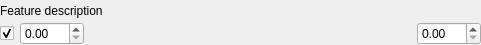
<?xml version="1.0" encoding="UTF-8"?>
<ui version="4.0">
 <class>Form</class>
 <widget class="QWidget" name="Form">
  <property name="geometry">
   <rect>
    <x>0</x>
    <y>0</y>
    <width>481</width>
    <height>45</height>
   </rect>
  </property>
  <property name="sizePolicy">
   <sizepolicy hsizetype="Expanding" vsizetype="Minimum">
    <horstretch>0</horstretch>
    <verstretch>0</verstretch>
   </sizepolicy>
  </property>
  <property name="windowTitle">
   <string>Form</string>
  </property>
  <layout class="QVBoxLayout" name="verticalLayout">
   <property name="spacing">
    <number>0</number>
   </property>
   <property name="leftMargin">
    <number>0</number>
   </property>
   <property name="topMargin">
    <number>0</number>
   </property>
   <property name="rightMargin">
    <number>0</number>
   </property>
   <property name="bottomMargin">
    <number>0</number>
   </property>
   <item>
    <widget class="QLabel" name="label">
     <property name="text">
      <string>Feature description</string>
     </property>
    </widget>
   </item>
   <item>
    <layout class="QHBoxLayout" name="horizontalLayout">
     <property name="spacing">
      <number>6</number>
     </property>
     <item>
      <widget class="QCheckBox" name="checkBox">
       <property name="text">
        <string/>
       </property>
       <property name="checked">
        <bool>true</bool>
       </property>
      </widget>
     </item>
     <item>
      <widget class="SpinBox" name="doubleSpinBox_min">
       <property name="sizePolicy">
        <sizepolicy hsizetype="Minimum" vsizetype="Preferred">
         <horstretch>0</horstretch>
         <verstretch>0</verstretch>
        </sizepolicy>
       </property>
       <property name="minimumSize">
        <size>
         <width>0</width>
         <height>0</height>
        </size>
       </property>
       <property name="maximumSize">
        <size>
         <width>90</width>
         <height>16777215</height>
        </size>
       </property>
       <property name="decimals">
        <number>2</number>
       </property>
       <property name="maximum">
        <double>100.000000000000000</double>
       </property>
      </widget>
     </item>
     <item>
      <widget class="QRangeSlider" name="range_slider" native="true">
       <property name="sizePolicy">
        <sizepolicy hsizetype="Expanding" vsizetype="Preferred">
         <horstretch>0</horstretch>
         <verstretch>0</verstretch>
        </sizepolicy>
       </property>
      </widget>
     </item>
     <item>
      <widget class="SpinBox" name="doubleSpinBox_max">
       <property name="sizePolicy">
        <sizepolicy hsizetype="Minimum" vsizetype="Fixed">
         <horstretch>0</horstretch>
         <verstretch>0</verstretch>
        </sizepolicy>
       </property>
       <property name="maximumSize">
        <size>
         <width>90</width>
         <height>16777215</height>
        </size>
       </property>
       <property name="maximum">
        <double>100.000000000000000</double>
       </property>
      </widget>
     </item>
    </layout>
   </item>
  </layout>
 </widget>
 <customwidgets>
  <customwidget>
   <class>QRangeSlider</class>
   <extends>QWidget</extends>
   <header>.qrangeslider</header>
   <container>1</container>
  </customwidget>
  <customwidget>
   <class>SpinBox</class>
   <extends>QDoubleSpinBox</extends>
   <header>pyqtgraph</header>
  </customwidget>
 </customwidgets>
 <resources/>
 <connections/>
</ui>
